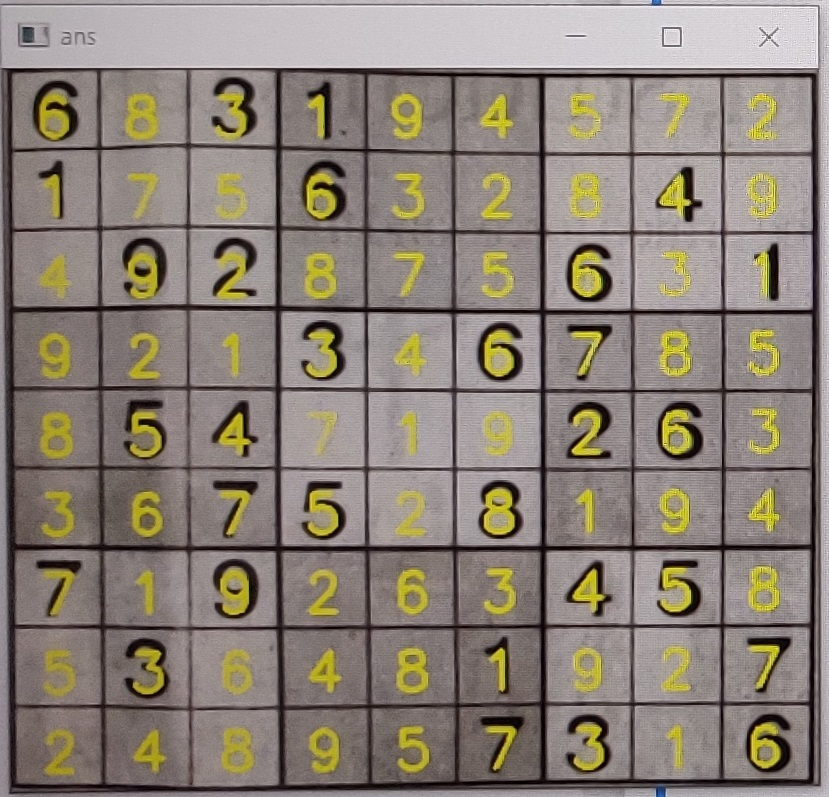
#> input picture OCR_SUDOKU_SOLVER/images/display.jpg, 829 x 797 px
$ python -i puzzle.py   (imports and definitions only)
#> lines starting #> are read from the running program, lines starting #| are printed output that depends on the picture; after the words box and inside, x2 and y2 are one past the last pixel; in counts of white or black regions, pixels touching at a corner belong together
#> further down, picture is the input picture: shape (797, 829, 3); mean B, G, R 118, 129, 138.6
### OCR_SUDOKU_SOLVER/utilities/transform.py
import numpy as np
import cv2
from scipy.spatial import distance as dist

def order_points_4(points):
    # Here points would be the unordered corners of the puzzle border
    # Step1) Order the 4 points based on x coordinates
    s_points=points[np.argsort(points[:,0]),:]
    # Step2) Isolate the 2 left most and right most points
    left_most=s_points[:2,:]
    right_most=s_points[2:,:]
    # Step3) Sort the left most points based on y coordinate to get top_left and bottom_left corner
    (tl,bl)=left_most[np.argsort(left_most[:,1]),:]
    # Based on Euclidean distance from Top Left to the Right most points,we will be able to figure out Top Right and Bottom Right
    D=dist.cdist(tl[np.newaxis],right_most,metric="Euclidean")[0]
    (tr,br)=right_most[np.argsort(D),:]
    # Return the ordered points in the order of (Top Left,Top Right,Bottom Right,Bottom Left)
    return np.array([tl,tr,br,bl],dtype="float32")

def birds_eye_view(image,points):
    corners=order_points_4(points)
    (tl,tr,br,bl)=corners
    # Width of the birds eye view is either Dist b/w tl and bl   or    b/w   tr and br
    width1=dist.cdist(br[np.newaxis],bl[np.newaxis])[0,0]
    width2=dist.cdist(tr[np.newaxis],tl[np.newaxis])[0,0]
    max_width=max(int(width1),int(width2))
    # Similarly calculating height of birds eye view image
    height1=dist.cdist(tr[np.newaxis],br[np.newaxis])[0,0]
    height2=dist.cdist(tl[np.newaxis],bl[np.newaxis])[0,0]
    max_height=max(int(height1),int(height2))

    # Now we set the dimensions of the destination image
    dst=np.array([
        [0,0],
        [max_width-1,0],
        [max_width-1,max_height-1],
        [0,max_height-1]],dtype="float32")
    M = cv2.getPerspectiveTransform(corners, dst)

    # Apply perspective transform Matrix obtained to the image
    warped=cv2.warpPerspective(image,M,(max_width,max_height))

    return warped

### OCR_SUDOKU_SOLVER/utilities/puzzle.py
from utilities.transform import birds_eye_view
import utilities
from utilities.resizer import resize
import sklearn
import cv2
import skimage
from skimage.segmentation import clear_border
import numpy as np

def find_puzzle(image,debug=True):
#> called with debug = True
    gray=cv2.cvtColor(image,cv2.COLOR_BGR2GRAY)
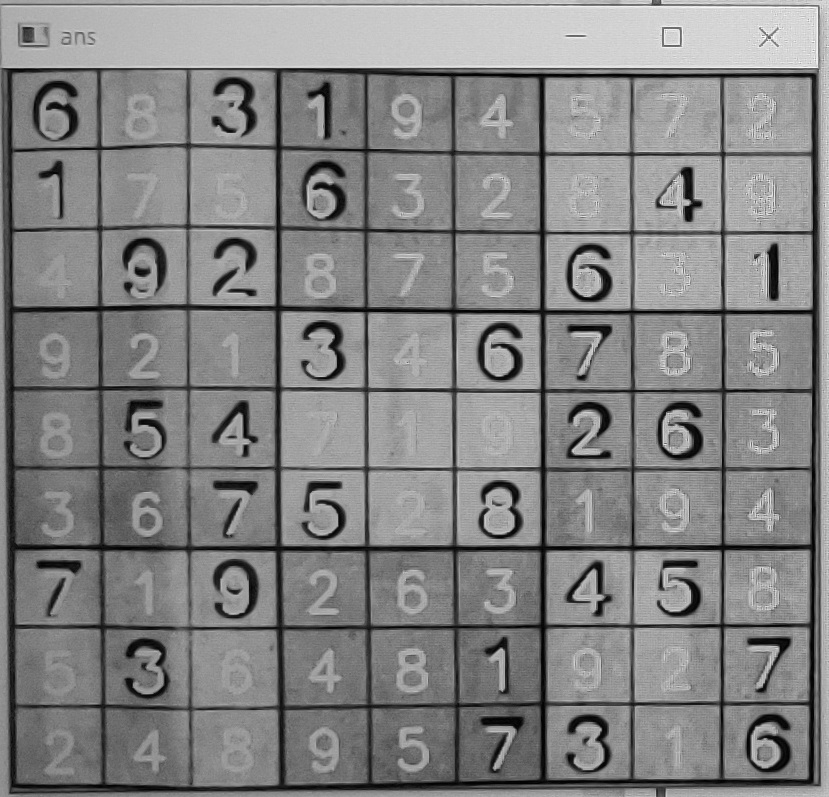
#> gray: shape (797, 829); min 1, max 254, mean 130.6
    blurred=cv2.GaussianBlur(gray,(7,7),3)
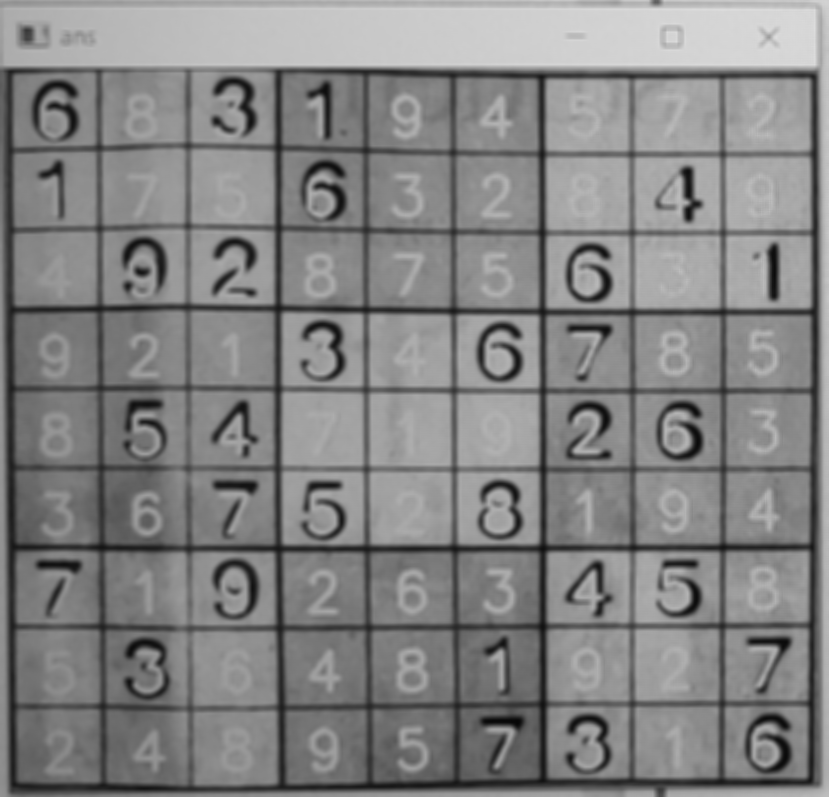
#> blurred: shape (797, 829); min 7, max 221, mean 130.6
    #Applying thresholding(adaptive)
    thresh=cv2.adaptiveThreshold(blurred,255,cv2.ADAPTIVE_THRESH_GAUSSIAN_C,cv2.THRESH_BINARY,blockSize=11,C=2)
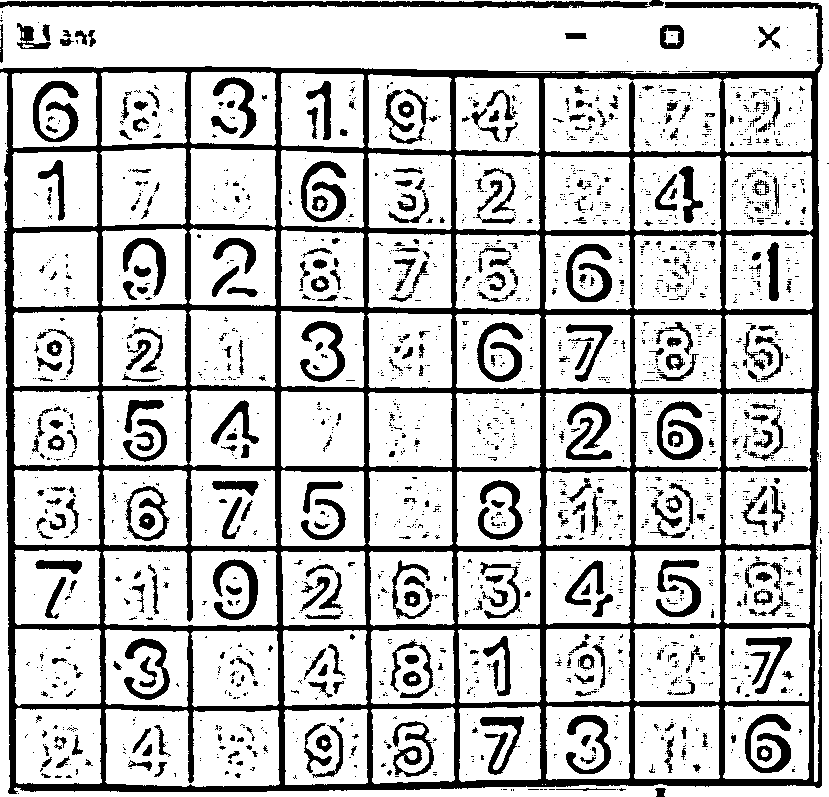
#> thresh: shape (797, 829); 76.9% white; 2495 black regions (2099 under 20 px), largest, box (x1, y1, x2, y2) and area: (0, 2, 823, 794) 86222, (0, 0, 664, 8) 3679, (745, 714, 791, 773) 1160
    # Invert the thresholded image
    cv2.dilate(thresh, np.ones(shape=(3, 3), dtype="uint8"))
    thresh=cv2.bitwise_not(thresh)
#> thresh: shape (797, 829); 23.1% white; 2495 white regions (2099 under 20 px)

    #show intermediate product
    if debug==True:
        cv2.imshow("thresholded",thresh)
        cv2.waitKey(0)
    # Find the contours
    contours,hierarchy=cv2.findContours(thresh,cv2.RETR_EXTERNAL,cv2.CHAIN_APPROX_SIMPLE)
#> contours = 68 contours, 55 with area under 20; largest, box (x1, y1, x2, y2) and area: (0, 2, 823, 794) 582710, (0, 0, 664, 8) 3001, (660, 25, 684, 49) 498, (17, 23, 51, 49) 323, (758, 26, 780, 49) 156
    contours=sorted(contours,key=cv2.contourArea,reverse=True)

    # SO among these contours is the boundary (puzzle) contour
    puzzle_cont=None

    for cont in contours:
        peri = cv2.arcLength(cont,True)
        approx = cv2.approxPolyDP(cont,0.02*peri,True)
        # check for boundary contour which will have exactly four vertices
        if len(approx) == 4:
            puzzle_cont=approx
            break
#> this loop made 1 pass
#> (peri, puzzle_cont) on pass 1: (4206.8, [[821, 6], [0, 69], [8, 792], [819, 787]])
    # if unable to detect then raise exception
    if puzzle_cont is None:
        raise Exception("Could not detect the puzzle outline.Try adjusting the thresholding procedure\n")
    if debug:
        output=image.copy()
        cv2.drawContours(output,[puzzle_cont],-1,(0,255,0),2)
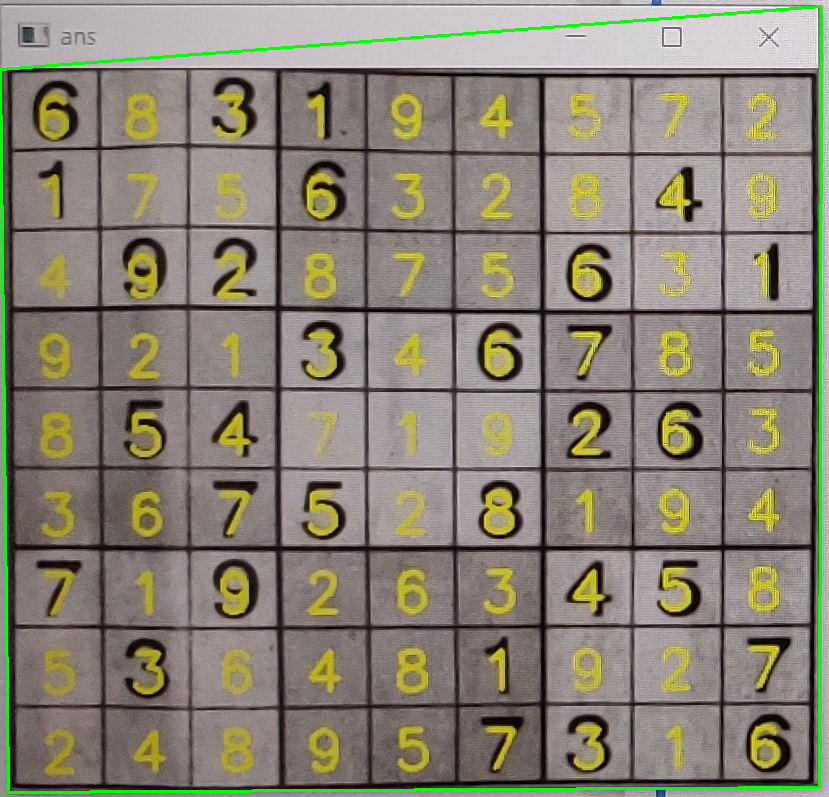
#> output: shape (797, 829, 3); 1.42% of pixels changed, all inside (x1, y1, x2, y2) = (0, 5, 823, 794)
        cv2.imshow("puzzle outline",output)
        cv2.waitKey(0)
    # Now we shall pass both the image and its gray version along with the detected
    # contours to the fourpoint transform
    puzzle=birds_eye_view(image,puzzle_cont.reshape(4,2))
#> in order_points_4, `s_points=points[np.argsort(points[:,0]),:]`: s_points = [[0, 69], [8, 792], [819, 787], [821, 6]]
#> in order_points_4, `left_most=s_points[:2,:]`: left_most = [[0, 69], [8, 792]]
#> in order_points_4, `right_most=s_points[2:,:]`: right_most = [[819, 787], [821, 6]]
#> in order_points_4, `(tl,bl)=left_most[np.argsort(left_most[:,1]),:]`: tl = [0, 69]; bl = [8, 792]
#> in order_points_4, `D=dist.cdist(tl[np.newaxis],right_most,metric="Euclidean")[0]`: D = [1089.2, 823.4]
#> in order_points_4, `(tr,br)=right_most[np.argsort(D),:]`: tr = [821, 6]; br = [819, 787]
#> in birds_eye_view, `corners=order_points_4(points)`: corners = [[0, 69], [821, 6], [819, 787], [8, 792]]
#> in birds_eye_view, `(tl,tr,br,bl)=corners`: tl = [0, 69]; tr = [821, 6]; br = [819, 787]; bl = [8, 792]
#> in birds_eye_view, `width1=dist.cdist(br[np.newaxis],bl[np.newaxis])[0,0]`: width1 = 811
#> in birds_eye_view, `width2=dist.cdist(tr[np.newaxis],tl[np.newaxis])[0,0]`: width2 = 823.4
#> in birds_eye_view, `max_width=max(int(width1),int(width2))`: max_width = 823
#> in birds_eye_view, `height1=dist.cdist(tr[np.newaxis],br[np.newaxis])[0,0]`: height1 = 781
#> in birds_eye_view, `height2=dist.cdist(tl[np.newaxis],bl[np.newaxis])[0,0]`: height2 = 723
#> in birds_eye_view, `max_height=max(int(height1),int(height2))`: max_height = 781
#> in birds_eye_view, `dst=np.array([ [0,0], [max_width-1,0], [max_width-1,max_height-1], [0,..`: dst = [[0, 0], [822, 0], [822, 780], [0, 780]]
#> in birds_eye_view, `M = cv2.getPerspectiveTransform(corners, dst)`: M = [[1.08, -0.0119, 0.824], [0.0816, 1.06, -73.39], [9.61e-05, -1.76e-05, 1]]
#> in birds_eye_view, `warped=cv2.warpPerspective(image,M,(max_width,max_height))`:
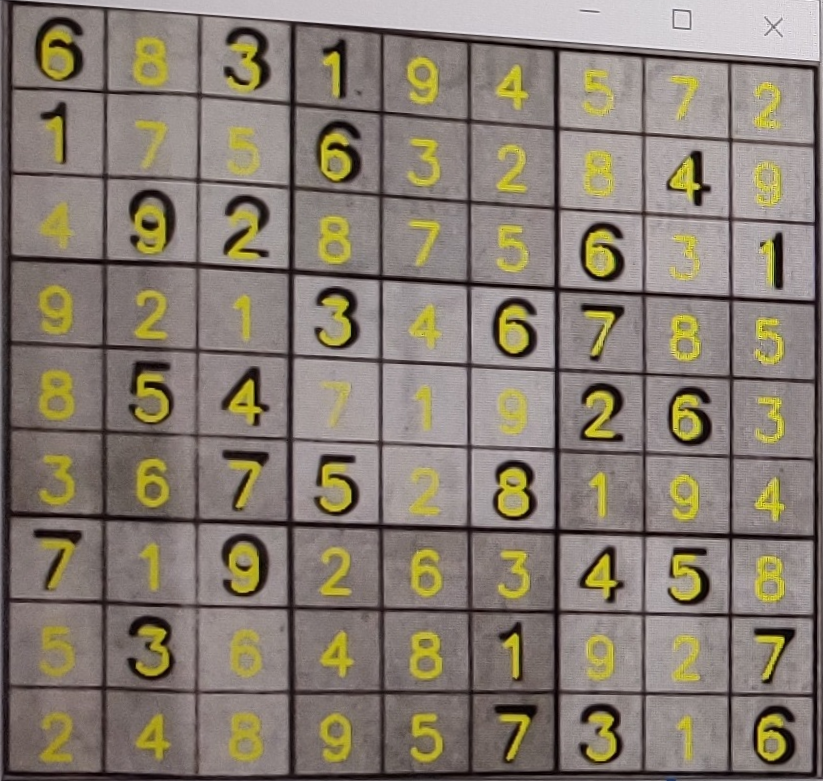
#> warped: shape (781, 823, 3); mean B, G, R 112.6, 124.8, 134.7
    warped=birds_eye_view(gray,puzzle_cont.reshape(4,2))
#> in birds_eye_view (call 2), `warped=cv2.warpPerspective(image,M,(max_width,max_height))`:
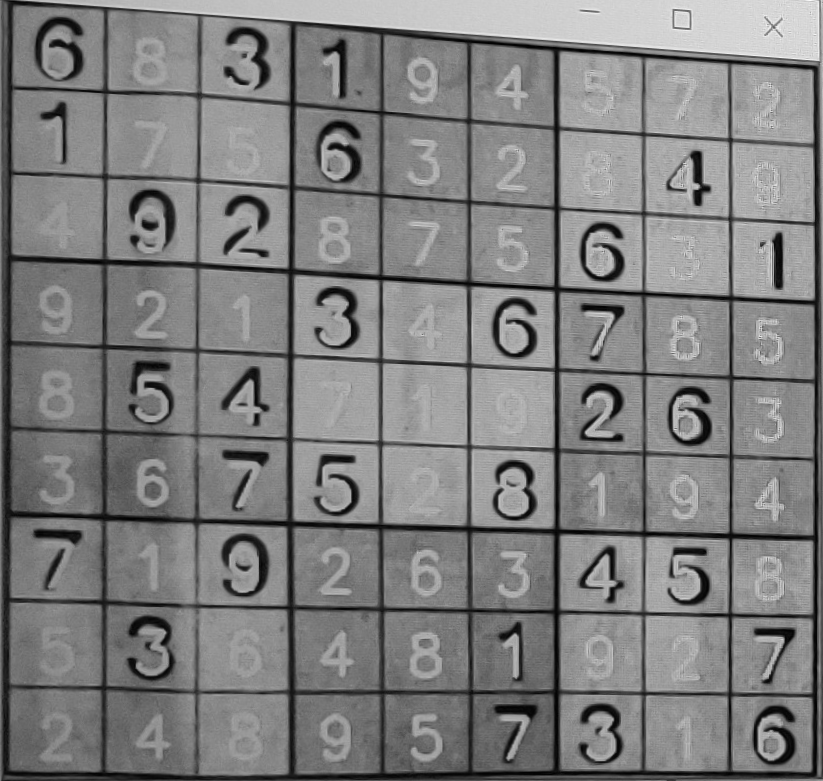
#> warped: shape (781, 823); min 2, max 253, mean 126.4

    if debug:
        cv2.imshow("Puzzle Transform",puzzle)
        cv2.waitKey(0)

    return (puzzle,warped)

# Through the above fn we get a birds eye like view of the image and its grayscale version

# Now we shall define another funtion that performs the following task
# Given a cell (which may or may not contain a digit) , the function must check if there is a
# digit present inside that cell,remove borders of the cell and return the digit image ready to be fed to our model

def extract_digit(cell,debug=True):
    # SUppose we get a white cell with the digit in black
    # We need to conv it to white digit and black background(like mnist digits)
    ret,thresh=cv2.threshold(cell,0,255,cv2.THRESH_BINARY_INV | cv2.THRESH_OTSU)
    # CLear the cell border (unnecessary)
    thresh=clear_border(thresh)

    if debug:
        cv2.imshow("Cell Thresh",thresh)
        cv2.waitKey(0)
    # Get ext contours from the cell image
    conts,hier=cv2.findContours(thresh.copy(),cv2.RETR_EXTERNAL,cv2.CHAIN_APPROX_SIMPLE)

    # CHeck for empty cell(no external contours)
    if len(conts)==0:
        return None
    # If not empty find the largest contour in the cell and create a mask for it
    c=max(conts,key=cv2.contourArea)
    # mask is actually a black background with white drawn contour
    mask=np.zeros(thresh.shape,dtype="uint8")
    cv2.drawContours(mask,[c],-1,255,-1)

    # also check that the obtained contour was not that of noise in the cell
    # if the contour area is very less, then it can be confirmed it belonged to a noise
    (h,w)=thresh.shape
    # Checking the percent of white pixels(digit pixels) in the mask
    percentFilled=cv2.countNonZero(mask) / float(w*h)

    if percentFilled<0.03:
        #print("Space filled was less than 30 percent")
        return None
    digit=cv2.bitwise_and(thresh,thresh,mask=mask)

    if debug:
        cv2.imshow("Digit",digit)
        cv2.waitKey(0)

    return digit

>>> import cv2
>>> picture = cv2.imread('../images/display.jpg')
>>> result = find_puzzle(picture)

$ run again, on OCR_SUDOKU_SOLVER/images/find_puzzle.PNG
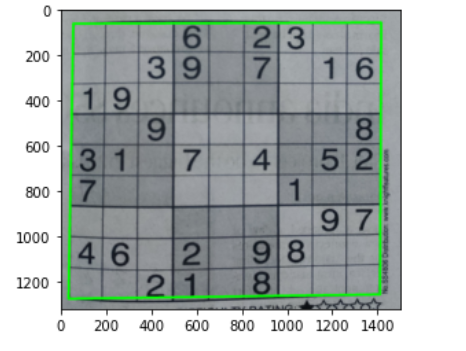
#> input picture OCR_SUDOKU_SOLVER/images/find_puzzle.PNG, 466 x 351 px
#> picture is the input picture: shape (351, 466, 3); mean B, G, R 176.6, 178.5, 171.1
#> in find_puzzle, `thresh=cv2.adaptiveThreshold(blurred,255,cv2.ADAPTIVE_THRESH_GAUSSIAN_..`:
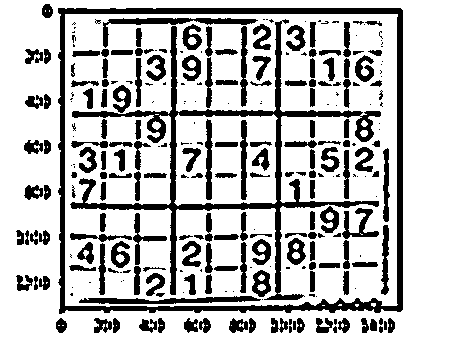
#> thresh: shape (351, 466); 76.6% white; 268 black regions (98 under 20 px), largest, box (x1, y1, x2, y2) and area: (58, 8, 403, 314) 7324, (70, 19, 381, 300) 7172, (103, 18, 258, 48) 886
#> contours = 41 contours, 8 with area under 20; largest, box (x1, y1, x2, y2) and area: (58, 8, 403, 314) 103300, (24, 185, 43, 200) 176, (229, 318, 248, 333) 172, (24, 140, 43, 154) 162, (94, 318, 112, 333) 154
#> the loop in find_puzzle, `for cont in contours:` made 1 pass
#> (peri, puzzle_cont) on pass 1: (1365.6, [[58, 8], [59, 313], [402, 309], [400, 8]])
#> output: shape (351, 466, 3); 2.37% of pixels changed, all inside (x1, y1, x2, y2) = (57, 7, 404, 315)
#> s_points = [[58, 8], [59, 313], [400, 8], [402, 309]]
#> left_most = [[58, 8], [59, 313]]
#> right_most = [[400, 8], [402, 309]]
#> in order_points_4, `(tl,bl)=left_most[np.argsort(left_most[:,1]),:]`: tl = [58, 8]; bl = [59, 313]
#> D = [342, 457.1]
#> in order_points_4, `(tr,br)=right_most[np.argsort(D),:]`: tr = [400, 8]; br = [402, 309]
#> corners = [[58, 8], [400, 8], [402, 309], [59, 313]]
#> in birds_eye_view, `(tl,tr,br,bl)=corners`: tl = [58, 8]; tr = [400, 8]; br = [402, 309]; bl = [59, 313]
#> width1 = 343
#> width2 = 342
#> max_width = 343
#> height1 = 301
#> height2 = 305
#> dst = [[0, 0], [342, 0], [342, 304], [0, 304]]
#> M = [[0.985, -0.00323, -57.09], [2.96e-17, 0.998, -7.98], [-3.82e-05, 9.95e-06, 1]]
#> in birds_eye_view (call 2), `warped=cv2.warpPerspective(image,M,(max_width,max_height))`:
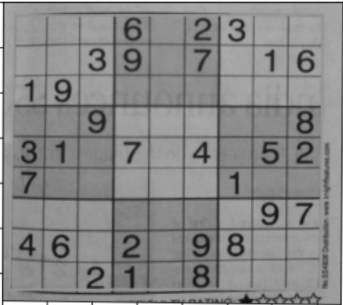
#> warped: shape (305, 343); min 15, max 255, mean 135.1
